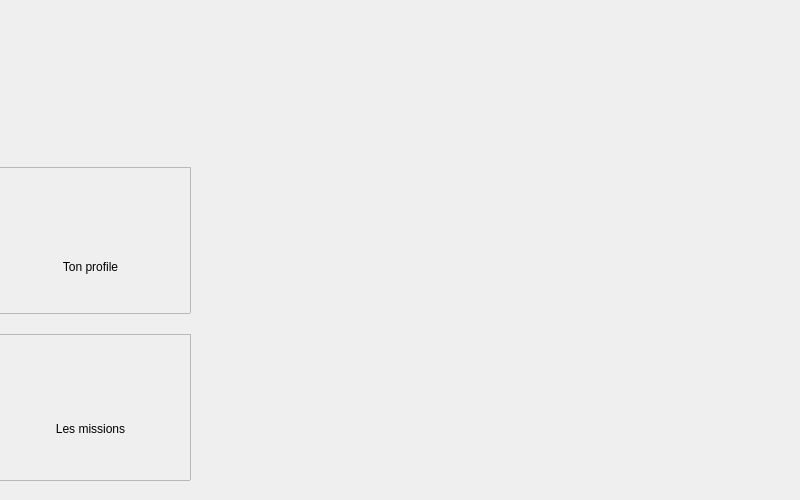
<?xml version="1.0" encoding="UTF-8"?>
<ui version="4.0">
 <class>Dialog</class>
 <widget class="QDialog" name="Dialog">
  <property name="geometry">
   <rect>
    <x>0</x>
    <y>0</y>
    <width>800</width>
    <height>500</height>
   </rect>
  </property>
  <property name="minimumSize">
   <size>
    <width>800</width>
    <height>500</height>
   </size>
  </property>
  <property name="maximumSize">
   <size>
    <width>800</width>
    <height>500</height>
   </size>
  </property>
  <property name="windowTitle">
   <string>Ouvrier</string>
  </property>
  <widget class="QWidget" name="verticalLayoutWidget">
   <property name="geometry">
    <rect>
     <x>-10</x>
     <y>0</y>
     <width>201</width>
     <height>501</height>
    </rect>
   </property>
   <layout class="QVBoxLayout" name="nav">
    <property name="spacing">
     <number>0</number>
    </property>
    <item>
     <widget class="QLabel" name="logo">
      <property name="maximumSize">
       <size>
        <width>199</width>
        <height>16777215</height>
       </size>
      </property>
      <property name="text">
       <string/>
      </property>
     </widget>
    </item>
    <item>
     <widget class="QLabel" name="space1">
      <property name="minimumSize">
       <size>
        <width>0</width>
        <height>0</height>
       </size>
      </property>
      <property name="maximumSize">
       <size>
        <width>16777215</width>
        <height>20</height>
       </size>
      </property>
      <property name="text">
       <string/>
      </property>
     </widget>
    </item>
    <item>
     <widget class="QFrame" name="profile">
      <property name="cursor">
       <cursorShape>PointingHandCursor</cursorShape>
      </property>
      <property name="frameShape">
       <enum>QFrame::StyledPanel</enum>
      </property>
      <property name="frameShadow">
       <enum>QFrame::Raised</enum>
      </property>
      <widget class="QLabel" name="label_3">
       <property name="geometry">
        <rect>
         <x>10</x>
         <y>60</y>
         <width>181</width>
         <height>81</height>
        </rect>
       </property>
       <property name="text">
        <string>&lt;html&gt;&lt;head/&gt;&lt;body&gt;&lt;p align=&quot;center&quot;&gt;Ton profile&lt;/p&gt;&lt;/body&gt;&lt;/html&gt;</string>
       </property>
      </widget>
      <widget class="QLabel" name="ov_icon">
       <property name="geometry">
        <rect>
         <x>70</x>
         <y>10</y>
         <width>60</width>
         <height>65</height>
        </rect>
       </property>
       <property name="text">
        <string/>
       </property>
      </widget>
     </widget>
    </item>
    <item>
     <widget class="QLabel" name="space3">
      <property name="maximumSize">
       <size>
        <width>16777215</width>
        <height>20</height>
       </size>
      </property>
      <property name="text">
       <string/>
      </property>
     </widget>
    </item>
    <item>
     <widget class="QFrame" name="missions">
      <property name="cursor">
       <cursorShape>PointingHandCursor</cursorShape>
      </property>
      <property name="frameShape">
       <enum>QFrame::StyledPanel</enum>
      </property>
      <property name="frameShadow">
       <enum>QFrame::Raised</enum>
      </property>
      <widget class="QLabel" name="label_2">
       <property name="geometry">
        <rect>
         <x>10</x>
         <y>70</y>
         <width>181</width>
         <height>51</height>
        </rect>
       </property>
       <property name="text">
        <string>&lt;html&gt;&lt;head/&gt;&lt;body&gt;&lt;p align=&quot;center&quot;&gt;Les missions&lt;/p&gt;&lt;/body&gt;&lt;/html&gt;</string>
       </property>
      </widget>
      <widget class="QLabel" name="add_ouv_icon">
       <property name="geometry">
        <rect>
         <x>70</x>
         <y>0</y>
         <width>56</width>
         <height>64</height>
        </rect>
       </property>
       <property name="text">
        <string/>
       </property>
      </widget>
     </widget>
    </item>
    <item>
     <widget class="QLabel" name="space2">
      <property name="maximumSize">
       <size>
        <width>16777215</width>
        <height>20</height>
       </size>
      </property>
      <property name="text">
       <string/>
      </property>
     </widget>
    </item>
   </layout>
  </widget>
  <widget class="QStackedWidget" name="widgets">
   <property name="geometry">
    <rect>
     <x>220</x>
     <y>10</y>
     <width>561</width>
     <height>631</height>
    </rect>
   </property>
   <property name="currentIndex">
    <number>1</number>
   </property>
   <widget class="QWidget" name="profile_page">
    <widget class="QLabel" name="image">
     <property name="geometry">
      <rect>
       <x>30</x>
       <y>10</y>
       <width>151</width>
       <height>181</height>
      </rect>
     </property>
     <property name="text">
      <string/>
     </property>
    </widget>
    <widget class="QLabel" name="np">
     <property name="geometry">
      <rect>
       <x>230</x>
       <y>40</y>
       <width>261</width>
       <height>121</height>
      </rect>
     </property>
     <property name="styleSheet">
      <string notr="true">color: rgb(98, 160, 234)</string>
     </property>
     <property name="text">
      <string/>
     </property>
    </widget>
    <widget class="QWidget" name="verticalLayoutWidget_2">
     <property name="geometry">
      <rect>
       <x>20</x>
       <y>200</y>
       <width>521</width>
       <height>281</height>
      </rect>
     </property>
     <layout class="QVBoxLayout" name="verticalLayout">
      <item>
       <layout class="QHBoxLayout" name="horizontalLayout">
        <item>
         <widget class="QLabel" name="label">
          <property name="styleSheet">
           <string notr="true">color: rgb(248, 228, 92)</string>
          </property>
          <property name="text">
           <string>Numero de cin </string>
          </property>
         </widget>
        </item>
        <item>
         <widget class="QLabel" name="cin">
          <property name="styleSheet">
           <string notr="true">color: white</string>
          </property>
          <property name="text">
           <string/>
          </property>
         </widget>
        </item>
       </layout>
      </item>
      <item>
       <layout class="QHBoxLayout" name="horizontalLayout_2">
        <item>
         <widget class="QLabel" name="label_5">
          <property name="styleSheet">
           <string notr="true">color: rgb(248, 228, 92)</string>
          </property>
          <property name="text">
           <string>Numero de carte E-dinar</string>
          </property>
         </widget>
        </item>
        <item>
         <widget class="QLabel" name="carte">
          <property name="styleSheet">
           <string notr="true">color: white</string>
          </property>
          <property name="text">
           <string/>
          </property>
         </widget>
        </item>
       </layout>
      </item>
      <item>
       <layout class="QHBoxLayout" name="horizontalLayout_3">
        <item>
         <widget class="QLabel" name="label_6">
          <property name="styleSheet">
           <string notr="true">color: rgb(248, 228, 92)</string>
          </property>
          <property name="text">
           <string>Salaire</string>
          </property>
         </widget>
        </item>
        <item>
         <widget class="QLabel" name="salaire">
          <property name="styleSheet">
           <string notr="true">color: white</string>
          </property>
          <property name="text">
           <string/>
          </property>
         </widget>
        </item>
       </layout>
      </item>
     </layout>
    </widget>
   </widget>
   <widget class="QWidget" name="missions_page">
    <widget class="QWidget" name="verticalLayoutWidget_3">
     <property name="geometry">
      <rect>
       <x>30</x>
       <y>60</y>
       <width>461</width>
       <height>221</height>
      </rect>
     </property>
     <layout class="QVBoxLayout" name="verticalLayout_2">
      <item>
       <widget class="QLabel" name="mission1">
        <property name="text">
         <string/>
        </property>
       </widget>
      </item>
      <item>
       <widget class="QLabel" name="mission2">
        <property name="text">
         <string/>
        </property>
       </widget>
      </item>
     </layout>
    </widget>
   </widget>
  </widget>
 </widget>
 <resources/>
 <connections/>
</ui>
